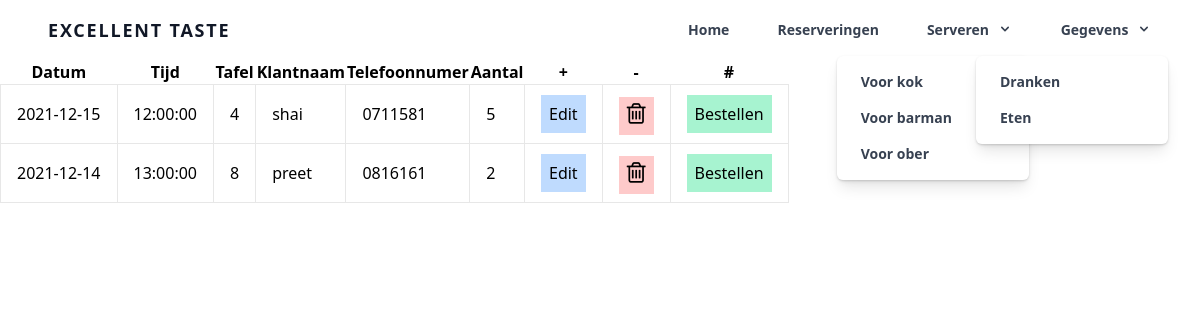
/views/reserveringen.php, run on the app's committed database.
### tables this page shows
CREATE TABLE reserveringen (
	id int(11) AUTO_INCREMENT PRIMARY KEY not null,
    tafel int(11) null,
    datum DATE not null,
    tijd TIME not null,
    klant_id int(11) not null,
    aantal int(11) not null,
    status tinyint(4) not null DEFAULT 1,
    datum_toegoevoegd TIMESTAMP DEFAULT CURRENT_TIMESTAMP,
    aantal_k int(11) DEFAULT 0,
    allergieen text null,
    opmerkingen text null
);

CREATE TABLE klanten (
	id int(11) AUTO_INCREMENT PRIMARY KEY not null,
    naam varchar(20) not null,
    telefoon varchar(11) not null,
    email varchar(128) not null
);

### src/database/db.class.php (called while the page is built)
<?php
class DB
{
    public static function connect()
    {
        $usernme = 'root';
        $password = '';
        $dsn = "mysql:host=localhost;dbname=ext;charset=utf8mb4";
        $pdo = new PDO($dsn, $usernme, $password);
        return $pdo;
    }
}

### model/Reservering.class.php (called while the page is built, shortened)
<?php
class Reservering extends DB {
    public static function all()
    {
        $sql = "SELECT a.id, a.datum, a.tijd, a.tafel, b.naam as naam, b.telefoon, a.aantal from reserveringen a
        join klanten b on a.klant_id = b.id";
        $stmt = DB::connect()->prepare($sql);
        $stmt->execute();
        $data = $stmt->fetchAll(PDO::FETCH_OBJ);
        return $data;
    }
}

### controllers/ReserveringController.class.php (called while the page is built, shortened)
<?php
require '../model/Reservering.class.php';
class ReserveringController {
    public function all()
    {
        return Reservering::all();
    }
}

### views/reserveringen.php (the view, shortened to what this page needs)
<?php
include 'navbar.php';
$reserveringController = new ReserveringController();
$reserveringen = $reserveringController->all();
?>
<table>
  <tr>
    <th>Datum</th>
    <th>Tijd</th>
    <th>Tafel</th>
    <th>Klantnaam</th>
    <th>Telefoonnumer</th>
    <th>Aantal</th>
    <th>+</th>
    <th>-</th>
    <th>#</th>
  </tr>
  <?php foreach ($reserveringen as $reservering) { ?>
  <tr >
    <td class="p-4 m-5"><?php echo $reservering->datum; ?></td>
    <td class="p-4 m-5"><?php echo $reservering->tijd; ?></td>
    <td class="p-4 m-5"><?php echo $reservering->tafel; ?></td>
    <td class="p-4 m-5"><?php echo $reservering->naam; ?></td>
    <td class="p-4 m-5"><?php echo $reservering->telefoon;?></td>
    <td class="p-4 m-5"><?php echo $reservering->aantal; ?></td>
    <td class="p-4 m-5"><a class="p-2 bg-blue-200 hover:bg-blue-100" href="../controllers/RequestController.php?method=edit&class=reservering&id=<?php echo $reservering->id; ?>">Edit</a></td>
    <td class="p-4 m-5"><a class="p-2 bg-red-200 hover:bg-red-100" href="../controllers/RequestController.php?method=delete&class=reservering&id=<?php echo $reservering->id; ?>"><i style="font-size:24px" class="fa">&#xf014;</i></a></td>
    <?php if($reservering->tafel != null) { ?>
    <td class="p-4 m-5"><a class="p-2 bg-green-200 hover:bg-green-100" href="../controllers/RequestController.php?method=bestellen&class=bestelling&id=<?php echo $reservering->id; ?>">Bestellen</a></td>
      <?php } ?>
  </tr>
  <?php } ?>
</table>

### src/css/style.css (style rules this page uses)
td { border: 1px solid rgb(231, 231, 231); }

### data on the page
reserveringen: datum "2021-12-15", tijd "12:00:00", tafel "4", klanten.naam "shai", klanten.telefoon "0711581", aantal "5"
reserveringen: datum "2021-12-14", tijd "13:00:00", tafel "8", klanten.naam "preet", klanten.telefoon "0816161", aantal "2"
